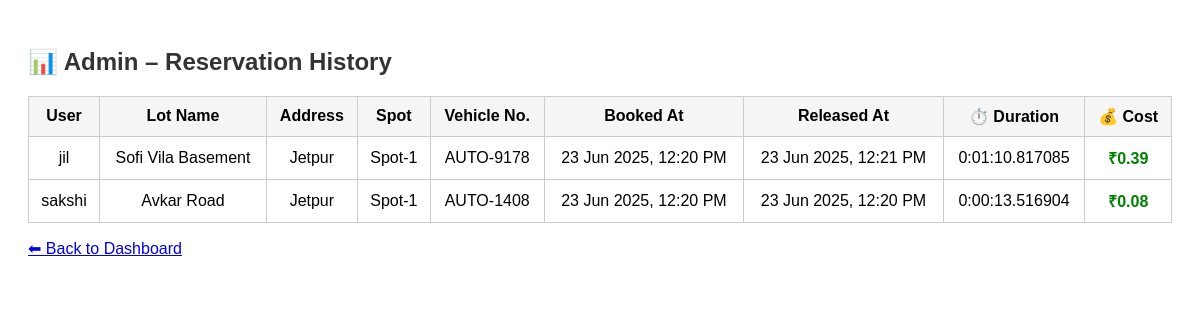
Screenshot of /admin/reservations (signed in) with the database file from the repository.
### tables this page shows
CREATE TABLE parking_history (
            id INTEGER PRIMARY KEY AUTOINCREMENT,
            user_id INTEGER NOT NULL,
            spot_id INTEGER NOT NULL,
            lot_id INTEGER NOT NULL,
            vehicle_number TEXT NOT NULL,
            entry_time TEXT NOT NULL,
            exit_time TEXT, cost REAL,
            FOREIGN KEY(user_id) REFERENCES users(id),
            FOREIGN KEY(spot_id) REFERENCES parking_spots(id),
            FOREIGN KEY(lot_id) REFERENCES parking_lots(id)
        );

CREATE TABLE users (
            id INTEGER PRIMARY KEY AUTOINCREMENT,
            email TEXT UNIQUE NOT NULL,
            password TEXT NOT NULL,
            full_name TEXT NOT NULL,
            address TEXT,
            pin_code TEXT,
            role TEXT DEFAULT 'user'
        );

CREATE TABLE parking_lots (
            id INTEGER PRIMARY KEY AUTOINCREMENT,
            name TEXT NOT NULL,
            address TEXT NOT NULL,
            pin_code TEXT,
            total_spots INTEGER NOT NULL,
            available_spots INTEGER NOT NULL
        , price_per_hour REAL DEFAULT 20.0);

CREATE TABLE parking_spots (
            id INTEGER PRIMARY KEY AUTOINCREMENT,
            lot_id INTEGER NOT NULL,
            spot_number TEXT NOT NULL,
            is_occupied INTEGER DEFAULT 0,
            current_user_id INTEGER,
            FOREIGN KEY(lot_id) REFERENCES parking_lots(id),
            FOREIGN KEY(current_user_id) REFERENCES users(id)
        );

### app.py (the view)
@app.route('/admin/reservations')
def admin_reservations():
    if session.get('role') != 'admin':
        return redirect(url_for('login'))
    conn = get_db_connection()
    history = conn.execute('''
        SELECT
            l.name AS lot_name,
            l.address AS lot_address,
            s.spot_number,
            h.vehicle_number,
            h.entry_time,
            h.exit_time,
            h.cost,
            u.full_name AS user_name
        FROM parking_history h
        JOIN parking_spots s ON h.spot_id = s.id
        JOIN parking_lots l ON h.lot_id = l.id
        JOIN users u ON h.user_id = u.id
        ORDER BY h.entry_time DESC
    ''').fetchall()
    conn.close()
    converted_history = []
    for row in history:
        row_dict = dict(row)
        entry = row_dict['entry_time']
        exit = row_dict['exit_time']
        if entry and exit:
            duration = datetime.fromisoformat(exit) - datetime.fromisoformat(entry)
            row_dict['duration'] = str(duration)
        else:
            row_dict['duration'] = None
        converted_history.append(row_dict)
    return render_template('admin_reservations.html', history=converted_history)

### app.py (called while the page is built)
def get_db_connection():
    conn = sqlite3.connect(DATABASE)
    conn.row_factory = sqlite3.Row
    return conn

@app.template_filter('format_datetime')
def format_datetime(value):
    if not value:
        return ""
    try:
        dt = datetime.fromisoformat(value)
        return dt.strftime("%d %b %Y, %I:%M %p")
    except:
        return value

### templates/admin_reservations.html (shortened to what this page needs)
<!DOCTYPE html>
<html lang="en">
<head>
</head>
<body>
    <h2>📊 Admin – Reservation History</h2>
    <table>
        <tr>
            <th>User</th>
            <th>Lot Name</th>
            <th>Address</th>
            <th>Spot</th>
            <th>Vehicle No.</th>
            <th>Booked At</th>
            <th>Released At</th>
            <th>⏱️ Duration</th>
            <th>💰 Cost</th>
        </tr>
        {% for entry in history %}
        <tr>
            <td>{{ entry.user_name }}</td>
            <td>{{ entry.lot_name }}</td>
            <td>{{ entry.lot_address }}</td>
            <td>{{ entry.spot_number }}</td>
            <td>{{ entry.vehicle_number }}</td>
            <td>{{ entry.entry_time | format_datetime }}</td>
            <td>
                {% if entry.exit_time %}
                    {{ entry.exit_time | format_datetime }}
                {% else %}
                    <span class="in-use">⏳ In Use</span>
                {% endif %}
            </td>
            <td>
                {% if entry.duration %}
                    {{ entry.duration }}
                {% else %}
                    <span class="in-use">In Progress</span>
                {% endif %}
            </td>
            <td>
                {% if entry.cost %}
                    <span class="currency">₹{{ "%.2f"|format(entry.cost) }}</span>
                {% else %}
                    <span class="in-use">Pending</span>
                {% endif %}
            </td>
        </tr>
        {% endfor %}
    </table>
    <p><a href="{{ url_for('admin_dashboard') }}">⬅ Back to Dashboard</a></p>
</body>
</html>

### templates/admin_reservations.html (style rules this page uses)
body { font-family: Arial, sans-serif; padding: 20px; }
h2 { color: #333; }
table { width: 100%; border-collapse: collapse; margin-top: 20px; }
th, td { border: 1px solid #ccc; padding: 10px; text-align: center; }
th { background-color: #f5f5f5; }
.currency { font-weight: bold; color: green; }

### rows the page displays
parking_history: user_name "jil", lot_name "Sofi Vila Basement", lot_address "Jetpur", spot_number "Spot-1", vehicle_number "AUTO-9178", entry_time "23 Jun 2025, 12:20 PM", exit_time "23 Jun 2025, 12:21 PM", duration "0:01:10.817085", cost "0.39"
parking_history: user_name "sakshi", lot_name "Avkar Road", lot_address "Jetpur", spot_number "Spot-1", vehicle_number "AUTO-1408", entry_time "23 Jun 2025, 12:20 PM", exit_time "23 Jun 2025, 12:20 PM", duration "0:00:13.516904", cost "0.08"
